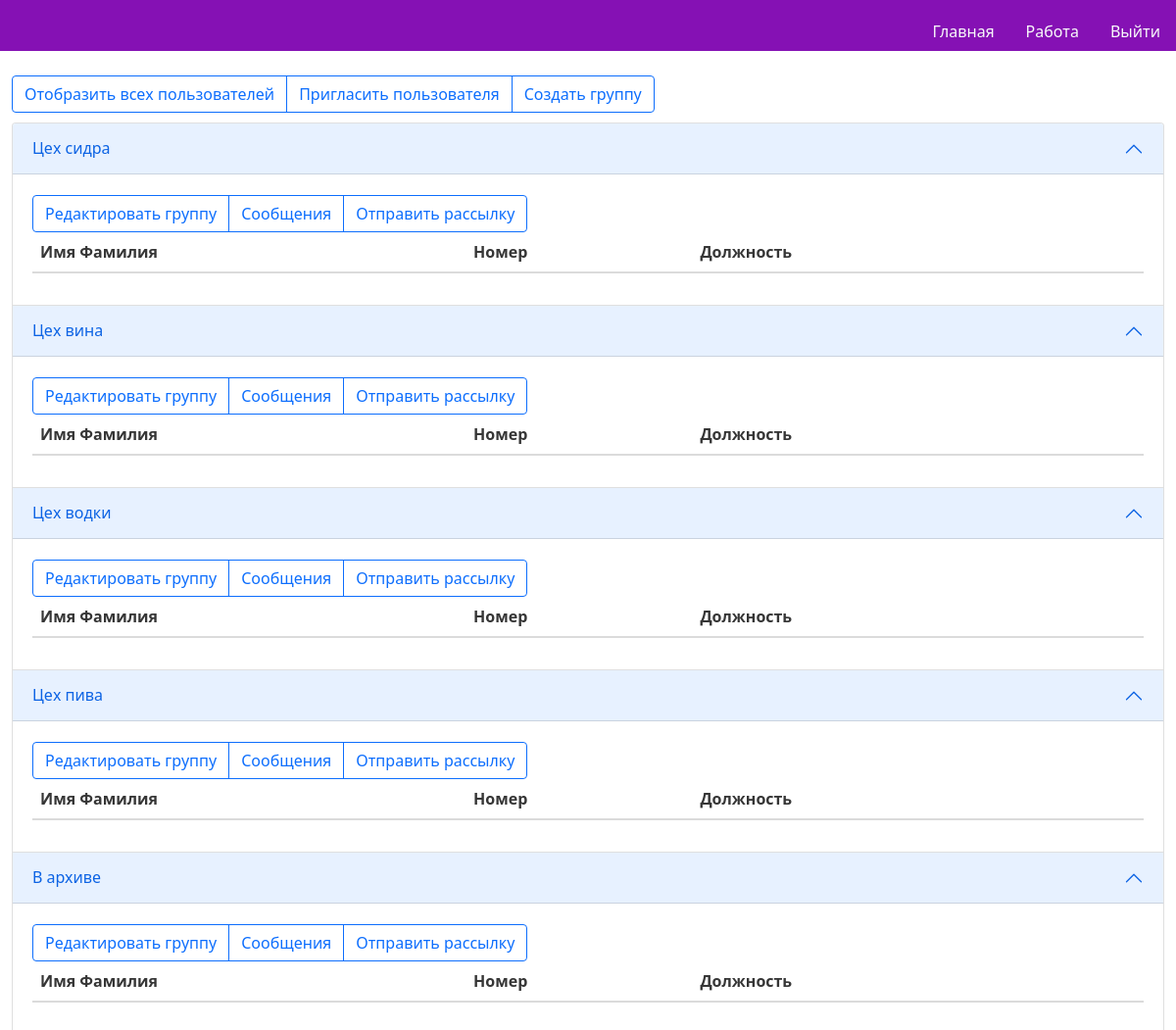
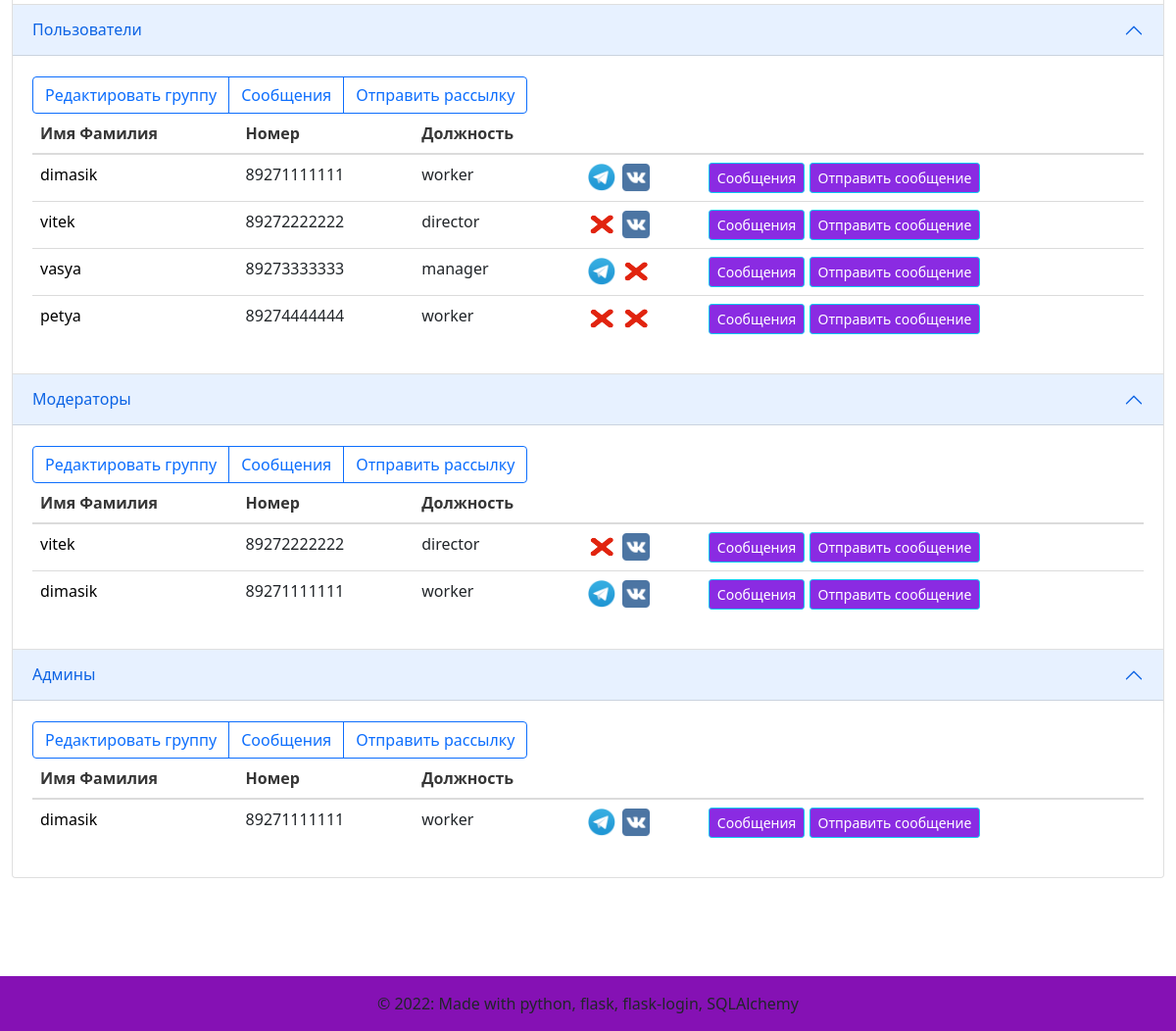
The app's page /workallgroups (signed in) with its own data (2 pictures, top to bottom).
### models.py (models this page shows)
class Group(db.Model):
    id = db.Column(db.Integer,
                   nullable=False,
                   unique=True,
                   primary_key=True,
                   autoincrement=True)  # primary keys are required by SQLAlchemy
    name = db.Column(db.String(100), unique=True)  # название группы
    owner_id = db.Column(db.Integer, db.ForeignKey('user.id'))  # идентификатор создателя или владельца
    owner = db.relationship('User', backref='owner', lazy='subquery')

class User(UserMixin, db.Model):
    id = db.Column(db.Integer,
                   nullable=False,
                   unique=True,
                   primary_key=True,
                   autoincrement=True)  # primary keys are required by SQLAlchemy
    password = db.Column(db.String(100))  # пароль есть только у администраторов и модераторов
    name = db.Column(db.String(100))  # имя фамилия
    phone_number = db.Column(db.String(11), unique=True)  # номер телефона
    vk_authorized = db.Column(db.Boolean)  # авторизован вк или нет
    tlg_authorized = db.Column(db.Boolean)  # авторизован в телеграм или нет
    status = db.Column(db.String(30))  # статус пользователя(ожидает подтверждения\в архиве\подтвержден)
    app_role = db.Column(db.String(20))  # роль в приложении(админ, модератор, пользователь)
    organisation_role = db.Column(db.String(100))  # должность в организации

### main.py (the view)
@main.route('/workallgroups')
@login_required
def workallgroups():
    users = User.query.all()
    relations = db.session.query(users_groups_relations).all()
    groups = Group.query.order_by(db.desc(Group.id)).all()
    return render_template('workallgroups.html', users=users, groups=groups, relations=relations)

### templates/workallgroups.html
{% extends "base.html" %}
{% block content %}
<div class="btn-group" role="group" aria-label="Basic outlined example" style="margin-top: 5px">
<a class="btn btn-outline-primary" href="./workallusers" role="button">Отобразить всех пользователей</a>
<a class="btn btn-outline-primary" href="{{url_for('users.createuser')}}" role="button">Пригласить пользователя</a>
<a class="btn btn-outline-primary" href="{{url_for('groups.creategroup')}}" role="button">Создать группу</a>
</div>
    <div class="accordion" id="accordionPanelsStayOpenExample" style="margin-top: 10px">
    {% for group in groups if current_user.app_role == 'administrator' or current_user.id == group['owner_id'] or group['id'] == 4%}
      <div class="accordion-item">
        <h2 class="accordion-header" id="panelsStayOpen-heading{{ group['id'] }}">
          <button class="accordion-button" type="button" data-bs-toggle="collapse" data-bs-target="#panelsStayOpen-collapse{{ group['id'] }}" aria-expanded="true" aria-controls="panelsStayOpen-collapse{{ group['id'] }}">
            {{ group['name'] }}
          </button>
        </h2>
        <div id="panelsStayOpen-collapse{{ group['id'] }}" class="accordion-collapse collapse show" aria-labelledby="panelsStayOpen-heading{{ group['id'] }}">
          <div class="accordion-body">
                <div class="btn-group" role="group" aria-label="Basic outlined example" style="margin-top: 5px; margin-right: 10px">
                    <a class="btn btn-outline-primary" href="{{ url_for('groups.editgroup', id=group['id']) }}" role="button">Редактировать группу</a>
                    <a class="btn btn-outline-primary" href="#" role="button">Сообщения</a>
                    <a class="btn btn-outline-primary" href="#" role="button">Отправить рассылку</a>
                </div>
                <table class="table table-hover">
                      <thead>
                        <tr>
                          <th scope="col">Имя Фамилия</th>
                          <th scope="col">Номер</th>
                          <th scope="col">Должность</th>
                            <th scope="col"></th>
                          <th scope="col"></th>
                        </tr>
                      </thead>
                    <tbody>
                        {% for row in relations if group['id'] == row['group_id']%}
                            {%for user in users if user['id'] == row['user_id']%}
                                <tr id="group{{ group['id'] }}user{{ user['id'] }}">
                                  <td scope="row">
                                      <a class="text-decoration-none" style="color: black"
                                        href="{{ url_for('users.edituser', id=user['id']) }}">
                                      {{ user['name'] }}</a></td>
                                  <td>{{ user['phone_number'] }}</td>
                                  <td>{{ user['organisation_role'] }}</td>
                                  <td>
                                      {% if user['tlg_authorized'] %}
                                          <img src="../static/images/tg.png" alt="TG" class="img-rounded" style="height:30px; width:30px"/>
                                      {% else %}
                                          <img src="../static/images/none.png" alt="" class="img-rounded" style="height:30px; width:30px"/>
                                      {% endif %}
                                      {% if user['vk_authorized'] %}
                                          <img src="../static/images/vk.png" alt="VK" class="img-rounded" style="height:30px; width:30px"/>
                                      {% else %}
                                          <img src="../static/images/none.png" alt="" class="img-rounded" style="height:30px; width:30px"/>
                                      {% endif %}
                                  </td>
                                  <td>
                                        <a class="btn btn-info btn-sm" style="background-color:blueviolet; color:white" href="">
                                            Сообщения
                                        </a>
                                        <a class="btn btn-info btn-sm" style="background-color:blueviolet; color:white" href="">
                                            Отправить сообщение
                                        </a>
                                  </td>
                                </tr>
                              {%endfor%}
                        {% endfor %}
                    </tbody>
                </table>
          </div>
        </div>
      </div>
    {% endfor %}
    </div>
{% endblock %}

### records on screen
Group: name "Цех сидра"
Group: name "Цех вина"
Group: name "Цех водки"
Group: name "Цех пива"
Group: name "В архиве"
Group: name "Пользователи"
User: name "dimasik", phone_number "89271111111", organisation_role "worker", tlg_authorized True (drawn), vk_authorized True (drawn)
User: name "vitek", phone_number "89272222222", organisation_role "director", tlg_authorized False (drawn), vk_authorized True (drawn)
User: name "vasya", phone_number "89273333333", organisation_role "manager", tlg_authorized True (drawn), vk_authorized False (drawn)
User: name "petya", phone_number "89274444444", organisation_role "worker", tlg_authorized False (drawn), vk_authorized False (drawn)
Group: name "Модераторы"
Group: name "Админы"
